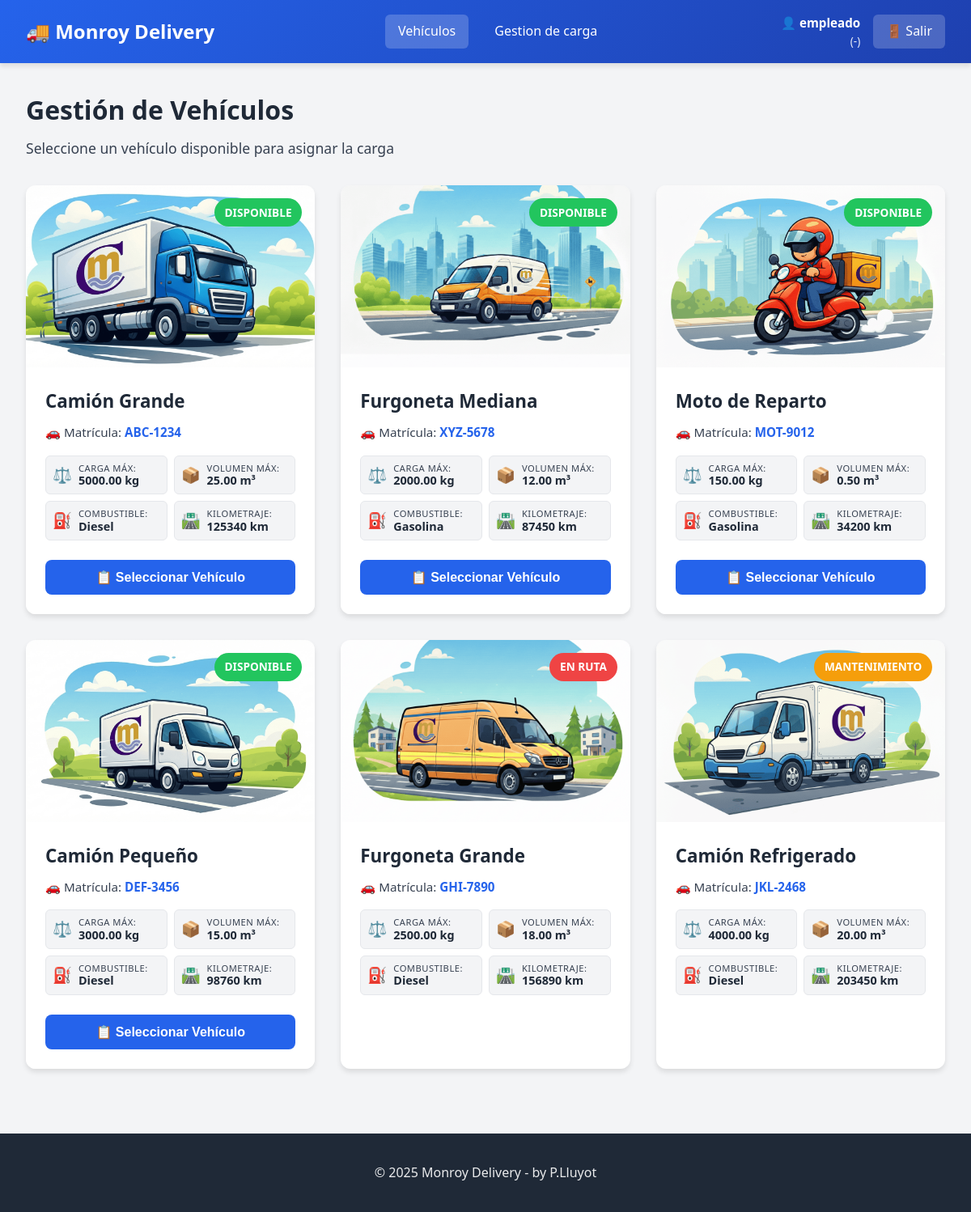
The page /ExamenMVC4-intento/Examen4_2526/routes/web.php (signed in) on the database its author committed.
### tables this page shows
CREATE TABLE vehiculos (
    id INT AUTO_INCREMENT PRIMARY KEY,
    nombre VARCHAR(100) NOT NULL,
    matricula VARCHAR(20) UNIQUE NOT NULL,
    carga_maxima DECIMAL(10,2) NOT NULL,
    volumen_maximo DECIMAL(10,2) NOT NULL,
    combustible ENUM('Gasolina', 'Diesel', 'Eléctrico', 'Híbrido') NOT NULL DEFAULT 'Diesel',
    km INT UNSIGNED NOT NULL DEFAULT 0,
    estado ENUM('Disponible', 'En Ruta', 'Mantenimiento') DEFAULT 'Disponible',
    imagen VARCHAR(255) NULL,
    fecha_creacion TIMESTAMP DEFAULT CURRENT_TIMESTAMP
);

### EXAMENMVC4-IA/Examen4_2526/app/controllers/Controller.php (called while the page is built, shortened)
<?php
class Controller {
    protected static function view(string $vista, array $datos = []){
        extract($datos);
        require_once "../app/views/$vista.php";
    }
}

### EXAMENMVC4-IA/Examen4_2526/app/controllers/LogisticaController.php (called while the page is built, shortened)
<?php
class LogisticaController extends Controller
{
    public static function index()
    {
        $mensaje = null;
        $tipo_mensaje = "";
        $logisticamodel = new LogisticaModel();
        $datos = $logisticamodel->obtenerTodos();
        $empleado = $_SESSION['usuario'] ?? null;
        self::view("index_view", ["mensaje"=>$mensaje, "tipo_mensaje"=>$tipo_mensaje, "datos"=>$datos, "empleado"=>$empleado]);
    }
}

### ExamenMVC4-intento/Examen4_2526/routes/web.php (called while the page is built, shortened)
<?php
Route::handleRoute();

### EXAMENMVC4-IA/Examen4_2526/lib/Database.php (called while the page is built, shortened)
<?php
class Database {
    private $conn;
    public function __construct(){
        $this->conn = new mysqli(BD_HOST, BD_USER, BD_PASS, BD_NAME);
        $this->conn-> set_charset("utf8");
    }
    public function executeQuery($sql, $params = []){
        $stmt = $this->conn->prepare($sql);
        $stmt->execute();
        $result = $stmt->get_result();
        $data = $result->fetch_all(MYSQLI_ASSOC);
        return $data;
    }
}

### EXAMENMVC4-IA/Examen4_2526/app/models/LogisticaModel.php (called while the page is built, shortened)
<?php
class LogisticaModel
{
    private $db;
    public function __construct()
    {
        $this->db = new Database();
    }
    public function obtenerTodos()
    {
        $sql = "SELECT id, nombre, matricula, carga_maxima, volumen_maximo, combustible, km, imagen, estado FROM vehiculos";
        return $this->db->executeQuery($sql);
    }
}

### ExamenMVC4-intento/Examen4_2526/app/views/index_view.php (the view, shortened to what this page needs)
<!DOCTYPE html>
<html lang="es">
<head>
    <link rel="stylesheet" href="css/styles.css">
</head>
<body>
    <header class="main-header">
        <div class="header-container">
            <div class="header-logo">
                <h1>🚚 Monroy Delivery</h1>
            </div>
            <nav class="main-nav">
                <a href="#" class="nav-link active">Vehículos</a>
                <a href="carga" class="nav-link">Gestion de carga</a>
            </nav>
            <div class="header-user">
                <div class="user-info">
                    <span class="user-name">👤 <?= $empleado['nombre'] ?? 'empleado'; ?> <?= $empleado['apellidos']??''?></span>
                    <span class="user-role">(<?= $empleado['rol'] ?? '-'; ?>)</span>
                </div>
                <a href="logout" class="btn-logout">🚪 Salir</a>
            </div>
        </div>
    </header>
    <main class="main-content">
        <div class="content-container">
            <section class="page-header">
                <h2>Gestión de Vehículos</h2>
                <p class="page-description">Seleccione un vehículo disponible para asignar la carga</p>
            </section>
            <section class="vehicles-grid">
                <?php if(empty($datos)): ?>
                    <h1>No hay vehículos disponibles</h1>
                <?php else: ?>
                <?php foreach ($datos as $coche): ?>
                    <?php
                    $estado = $coche['estado'];
                    $estilo = "";
                    if ($estado == "Disponible") {
                        $estilo = "status-available";
                    }
                    if ($estado == "En Ruta") {
                        $estilo = "status-busy";
                    }
                    if ($estado == "Mantenimiento") {
                        $estilo = "status-maintenance";
                    }
                    ?>
                    <article class="vehicle-card">
                        <div class="vehicle-image">
                            <img src="./img/vehiculos/<?= $coche['imagen'] ?>" alt="nombre del vehículo">
                            <span class="vehicle-status <?= $estilo ?>"><?= $coche['estado'] ?></span>
                        </div>
                        <div class="vehicle-info">
                            <h3 class="vehicle-name"><?= $coche["nombre"] ?></h3>
                            <p class="vehicle-plate">🚗 Matrícula: <strong><?= $coche["matricula"] ?></strong></p>
                            <div class="vehicle-specs">
                                <div class="spec-item">
                                    <span class="spec-icon">⚖️</span>
                                    <div class="spec-content">
                                        <span class="spec-label">Carga Máx:</span>
                                        <span class="spec-value"><?= $coche["carga_maxima"] ?> kg</span>
                                    </div>
                                </div>
                                <div class="spec-item">
                                    <span class="spec-icon">📦</span>
                                    <div class="spec-content">
                                        <span class="spec-label">Volumen Máx:</span>
                                        <span class="spec-value"><?= $coche["volumen_maximo"] ?> m³</span>
                                    </div>
                                </div>
                                <div class="spec-item">
                                    <span class="spec-icon">⛽</span>
                                    <div class="spec-content">
                                        <span class="spec-label">Combustible:</span>
                                        <span class="spec-value"><?= $coche["combustible"] ?></span>
                                    </div>
                                </div>
                                <div class="spec-item">
                                    <span class="spec-icon">🛣️</span>
                                    <div class="spec-content">
                                        <span class="spec-label">Kilometraje:</span>
                                        <span class="spec-value"><?= $coche["km"] ?> km</span>
                                    </div>
                                </div>
                            </div>
                        </div>
                        <?php if($coche['estado'] == 'Disponible') :?>
                        <div class="vehicle-actions">
                            <form action="asignar-vehiculo" method="POST">
                                <button type="submit" class="btn btn-primary btn-block">
                                    📋 Seleccionar Vehículo
                                </button>
                            </form>
                        </div>
                        <?php endif; ?>
                    </article>
                <?php endforeach; ?>
                <?php endif; ?>
            </section>
        </div>
    </main>
    <footer class="main-footer">
        <div class="footer-container">
            <p>&copy; 2025 Monroy Delivery - by P.Lluyot</p>
        </div>
    </footer>
</body>
</html>

### EXAMENMVC4-IA/Examen4_2526/public/css/styles.css (style rules this page uses)
* { margin: 0; padding: 0; box-sizing: border-box; }
:root { --primary-color: #2563eb; --primary-dark: #1e40af; --secondary-color: #10b981; --secondary-dark: #059669; --danger-color: #ef4444; --danger-dark: #dc2626; --success-color: #22c55e; --warning-color: #f59e0b; --dark-color: #1f2937; --light-color: #f3f4f6; --white: #ffffff; --text-color: #374151; --border-color: #d1d5db; --shadow: 0 4px 6px rgba(0, 0, 0, 0.1); --shadow-lg: 0 10px 15px rgba(0, 0, 0, 0.1); }
body { font-family: 'Segoe UI', Tahoma, Geneva, Verdana, sans-serif; color: var(--text-color); line-height: 1.6; background-color: var(--light-color); }
.btn { padding: 0.75rem 1.5rem; border: none; border-radius: 8px; font-size: 1rem; font-weight: 600; cursor: pointer; transition: all 0.3s ease; display: inline-flex; align-items: center; justify-content: center; gap: 0.5rem; text-decoration: none; }
.btn-primary { background-color: var(--primary-color); color: var(--white); }
.btn-block { width: 100%; }
.main-header { background: linear-gradient(135deg, var(--primary-color) 0%, var(--primary-dark) 100%); color: var(--white); box-shadow: var(--shadow); }
.header-container { max-width: 1400px; margin: 0 auto; padding: 1rem 2rem; display: flex; justify-content: space-between; align-items: center; gap: 2rem; }
.header-logo h1 { font-size: 1.5rem; margin: 0; }
.main-nav { display: flex; gap: 1rem; }
.nav-link { color: var(--white); text-decoration: none; padding: 0.5rem 1rem; border-radius: 6px; transition: all 0.3s ease; font-weight: 500; }
.nav-link.active { background-color: rgba(255, 255, 255, 0.2); }
.user-info { display: flex; flex-direction: column; align-items: flex-end; }
.user-name { font-weight: 600; font-size: 0.95rem; }
.user-role { font-size: 0.85rem; opacity: 0.9; }
.header-user { display: flex; align-items: center; gap: 1rem; }
.btn-logout { background-color: rgba(255, 255, 255, 0.2); color: var(--white); padding: 0.5rem 1rem; border-radius: 6px; text-decoration: none; font-weight: 500; transition: all 0.3s ease; display: inline-flex; align-items: center; gap: 0.3rem; }
.main-content { min-height: calc(100vh - 180px); padding: 2rem 0; }
.content-container { max-width: 1400px; margin: 0 auto; padding: 0 2rem; }
.page-header { margin-bottom: 2rem; }
.page-header h2 { font-size: 2rem; color: var(--dark-color); margin-bottom: 0.5rem; }
.page-description { color: var(--text-color); font-size: 1.1rem; }
.vehicles-grid { display: grid; grid-template-columns: repeat(auto-fill, minmax(320px, 1fr)); gap: 2rem; }
.vehicle-card { background: var(--white); border-radius: 12px; box-shadow: var(--shadow); overflow: hidden; transition: all 0.3s ease; }
.vehicle-image { position: relative; width: 100%; height: 225px; overflow: hidden; background-color: var(--light-color); }
.vehicle-image img { width: 100%; height: 100%; object-fit: cover; }
.vehicle-status { position: absolute; top: 1rem; right: 1rem; padding: 0.4rem 0.8rem; border-radius: 20px; font-size: 0.85rem; font-weight: 600; text-transform: uppercase; }
.status-available { background-color: var(--success-color); color: var(--white); }
.status-busy { background-color: var(--danger-color); color: var(--white); }
.status-maintenance { background-color: var(--warning-color); color: var(--white); }
.vehicle-info { padding: 1.5rem; }
.vehicle-name { font-size: 1.4rem; color: var(--dark-color); margin-bottom: 0.5rem; }
.vehicle-plate { color: var(--text-color); font-size: 0.95rem; margin-bottom: 1rem; }
.vehicle-plate strong { color: var(--primary-color); font-weight: 700; }
.vehicle-specs { display: grid; grid-template-columns: repeat(2, 1fr); gap: 0.5rem; margin-top: 0.5rem; }
.spec-item { display: flex; align-items: center; gap: 0.5rem; padding: 0.5rem; background-color: var(--light-color); border-radius: 6px; border: 1px solid #e5e7eb; }
.spec-icon { font-size: 1.2rem; flex-shrink: 0; }
.spec-content { display: flex; flex-direction: column; line-height: 1.2; }
.spec-label { font-size: 0.7rem; color: var(--text-color); text-transform: uppercase; letter-spacing: 0.5px; }
.spec-value { font-weight: 700; font-size: 0.9rem; color: var(--dark-color); }
.vehicle-actions { padding: 0rem 1.5rem 1.5rem 1.5rem; background-color: var(--white); }
.main-footer { background-color: var(--dark-color); color: var(--white); padding: 2rem 0; margin-top: 3rem; }
.footer-container { max-width: 1400px; margin: 0 auto; padding: 0 2rem; text-align: center; }
.footer-container p { margin: 0.25rem 0; opacity: 0.9; }

### rows shown on the page
vehiculos: imagen (picture), estado "DISPONIBLE", nombre "Camión Grande", matricula "ABC-1234", carga_maxima "5000.00", volumen_maximo "25.00", combustible "Diesel", km "125340"
vehiculos: imagen (picture), estado "DISPONIBLE", nombre "Furgoneta Mediana", matricula "XYZ-5678", carga_maxima "2000.00", volumen_maximo "12.00", combustible "Gasolina", km "87450"
vehiculos: imagen (picture), estado "DISPONIBLE", nombre "Moto de Reparto", matricula "MOT-9012", carga_maxima "150.00", volumen_maximo "0.50", combustible "Gasolina", km "34200"
vehiculos: imagen (picture), estado "DISPONIBLE", nombre "Camión Pequeño", matricula "DEF-3456", carga_maxima "3000.00", volumen_maximo "15.00", combustible "Diesel", km "98760"
vehiculos: imagen (picture), estado "EN RUTA", nombre "Furgoneta Grande", matricula "GHI-7890", carga_maxima "2500.00", volumen_maximo "18.00", combustible "Diesel", km "156890"
vehiculos: imagen (picture), estado "MANTENIMIENTO", nombre "Camión Refrigerado", matricula "JKL-2468", carga_maxima "4000.00", volumen_maximo "20.00", combustible "Diesel", km "203450"

### other values the page prints
$empleado['nombre'] "empleado"
$empleado['rol'] "-"
